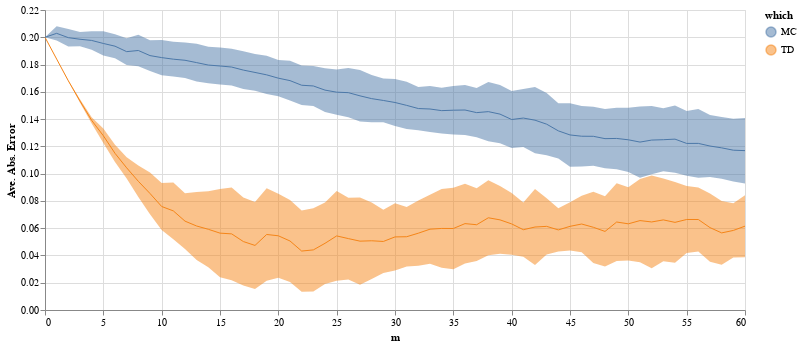

Notebook cell for this chart:
### Code cell
td_vs_mc.plot_errors_td_vs_mc(alpha_mc=0.01, alpha_td=0.16, n_steps=1, height=300, width=700)

### Figure 1 — Vega-Lite specification as saved in the notebook (floating-point values rounded to 4 significant figures)
{"config": {"view": {"continuousWidth": 400, "continuousHeight": 300}}, "layer": [{"mark": {"type": "area", "opacity": 0.5}, "encoding": {"color": {"field": "which", "type": "nominal"}, "x": {"field": "m", "type": "quantitative"}, "y": {"field": "lower_1_std", "type": "quantitative"}, "y2": {"field": "upper_1_std"}}}, {"mark": {"type": "line", "strokeWidth": 1}, "encoding": {"color": {"field": "which", "type": "nominal"}, "x": {"field": "m", "type": "quantitative"}, "y": {"field": "abs_error_mean", "title": "Ave. Abs. Error", "type": "quantitative"}}}], "data": {"name": "data-4a5c3bd58b6e9e509a368d19902f8eb7"}, "height": 300, "width": 700, "$schema": "https://vega.github.io/schema/vega-lite/v4.17.0.json", "datasets": {"data-4a5c3bd58b6e9e509a368d19902f8eb7": [{"m": 0, "abs_error_mean": 0.2, "abs_error_std": 0.0, "lower_1_std": 0.2, "upper_1_std": 0.2, "which": "TD"}, {"m": 1, "abs_error_mean": 0.184, "abs_error_std": 0.0, "lower_1_std": 0.184, "upper_1_std": 0.184, "which": "TD"}, {"m": 2, "abs_error_mean": 0.1681, "abs_error_std": 0.0002118, "lower_1_std": 0.1679, "upper_1_std": 0.1683, "which": "TD"}, {"m": 3, "abs_error_mean": 0.1532, "abs_error_std": 0.001248, "lower_1_std": 0.152, "upper_1_std": 0.1545, "which": "TD"}, {"m": 4, "abs_error_mean": 0.139, "abs_error_std": 0.002251, "lower_1_std": 0.1368, "upper_1_std": 0.1413, "which": "TD"}, {"m": 5, "abs_error_mean": 0.1278, "abs_error_std": 0.005307, "lower_1_std": 0.1225, "upper_1_std": 0.1331, "which": "TD"}, {"m": 6, "abs_error_mean": 0.1149, "abs_error_std": 0.006322, "lower_1_std": 0.1086, "upper_1_std": 0.1212, "which": "TD"}, {"m": 7, "abs_error_mean": 0.1043, "abs_error_std": 0.007802, "lower_1_std": 0.09645, "upper_1_std": 0.1121, "which": "TD"}, {"m": 8, "abs_error_mean": 0.09438, "abs_error_std": 0.0115, "lower_1_std": 0.08288, "upper_1_std": 0.1059, "which": "TD"}, {"m": 9, "abs_error_mean": 0.08544, "abs_error_std": 0.0153, "lower_1_std": 0.07014, "upper_1_std": 0.1007, "which": "TD"}, {"m": 10, "abs_error_mean": 0.0759, "abs_error_std": 0.01729, "lower_1_std": 0.05861, "upper_1_std": 0.09319, "which": "TD"}, {"m": 11, "abs_error_mean": 0.07267, "abs_error_std": 0.02074, "lower_1_std": 0.05193, "upper_1_std": 0.09341, "which": "TD"}, {"m": 12, "abs_error_mean": 0.06516, "abs_error_std": 0.02047, "lower_1_std": 0.04469, "upper_1_std": 0.08563, "which": "TD"}, {"m": 13, "abs_error_mean": 0.06158, "abs_error_std": 0.02489, "lower_1_std": 0.03669, "upper_1_std": 0.08647, "which": "TD"}, {"m": 14, "abs_error_mean": 0.05919, "abs_error_std": 0.02788, "lower_1_std": 0.0313, "upper_1_std": 0.08707, "which": "TD"}, {"m": 15, "abs_error_mean": 0.05637, "abs_error_std": 0.03231, "lower_1_std": 0.02406, "upper_1_std": 0.08868, "which": "TD"}, {"m": 16, "abs_error_mean": 0.05581, "abs_error_std": 0.03402, "lower_1_std": 0.02179, "upper_1_std": 0.08984, "which": "TD"}, {"m": 17, "abs_error_mean": 0.0502, "abs_error_std": 0.03222, "lower_1_std": 0.01797, "upper_1_std": 0.08242, "which": "TD"}, {"m": 18, "abs_error_mean": 0.04735, "abs_error_std": 0.0319, "lower_1_std": 0.01545, "upper_1_std": 0.07925, "which": "TD"}, {"m": 19, "abs_error_mean": 0.05539, "abs_error_std": 0.03393, "lower_1_std": 0.02146, "upper_1_std": 0.08931, "which": "TD"}, {"m": 20, "abs_error_mean": 0.05442, "abs_error_std": 0.03085, "lower_1_std": 0.02357, "upper_1_std": 0.08527, "which": "TD"}, {"m": 21, "abs_error_mean": 0.0506, "abs_error_std": 0.03011, "lower_1_std": 0.02049, "upper_1_std": 0.08071, "which": "TD"}, {"m": 22, "abs_error_mean": 0.04323, "abs_error_std": 0.02976, "lower_1_std": 0.01347, "upper_1_std": 0.07299, "which": "TD"}, {"m": 23, "abs_error_mean": 0.04407, "abs_error_std": 0.03052, "lower_1_std": 0.01355, "upper_1_std": 0.0746, "which": "TD"}, {"m": 24, "abs_error_mean": 0.0489, "abs_error_std": 0.02992, "lower_1_std": 0.01898, "upper_1_std": 0.07883, "which": "TD"}, {"m": 25, "abs_error_mean": 0.05433, "abs_error_std": 0.03293, "lower_1_std": 0.02139, "upper_1_std": 0.08726, "which": "TD"}, {"m": 26, "abs_error_mean": 0.05237, "abs_error_std": 0.02993, "lower_1_std": 0.02244, "upper_1_std": 0.0823, "which": "TD"}, {"m": 27, "abs_error_mean": 0.0505, "abs_error_std": 0.03191, "lower_1_std": 0.01858, "upper_1_std": 0.08241, "which": "TD"}, {"m": 28, "abs_error_mean": 0.05077, "abs_error_std": 0.0281, "lower_1_std": 0.02267, "upper_1_std": 0.07887, "which": "TD"}, {"m": 29, "abs_error_mean": 0.05026, "abs_error_std": 0.02322, "lower_1_std": 0.02705, "upper_1_std": 0.07348, "which": "TD"}, {"m": 30, "abs_error_mean": 0.0536, "abs_error_std": 0.02462, "lower_1_std": 0.02897, "upper_1_std": 0.07822, "which": "TD"}, {"m": 31, "abs_error_mean": 0.05374, "abs_error_std": 0.02188, "lower_1_std": 0.03186, "upper_1_std": 0.07561, "which": "TD"}, {"m": 32, "abs_error_mean": 0.05633, "abs_error_std": 0.02388, "lower_1_std": 0.03245, "upper_1_std": 0.08021, "which": "TD"}, {"m": 33, "abs_error_mean": 0.05927, "abs_error_std": 0.02531, "lower_1_std": 0.03395, "upper_1_std": 0.08458, "which": "TD"}, {"m": 34, "abs_error_mean": 0.05981, "abs_error_std": 0.02892, "lower_1_std": 0.0309, "upper_1_std": 0.08873, "which": "TD"}, {"m": 35, "abs_error_mean": 0.05976, "abs_error_std": 0.02981, "lower_1_std": 0.02995, "upper_1_std": 0.08957, "which": "TD"}, {"m": 36, "abs_error_mean": 0.06334, "abs_error_std": 0.02926, "lower_1_std": 0.03408, "upper_1_std": 0.09261, "which": "TD"}, {"m": 37, "abs_error_mean": 0.06254, "abs_error_std": 0.02667, "lower_1_std": 0.03587, "upper_1_std": 0.08921, "which": "TD"}, {"m": 38, "abs_error_mean": 0.06764, "abs_error_std": 0.02745, "lower_1_std": 0.04018, "upper_1_std": 0.09509, "which": "TD"}, {"m": 39, "abs_error_mean": 0.0661, "abs_error_std": 0.02476, "lower_1_std": 0.04134, "upper_1_std": 0.09086, "which": "TD"}, {"m": 40, "abs_error_mean": 0.06313, "abs_error_std": 0.02268, "lower_1_std": 0.04045, "upper_1_std": 0.08581, "which": "TD"}, {"m": 41, "abs_error_mean": 0.05888, "abs_error_std": 0.01992, "lower_1_std": 0.03896, "upper_1_std": 0.0788, "which": "TD"}, {"m": 42, "abs_error_mean": 0.06085, "abs_error_std": 0.02784, "lower_1_std": 0.03301, "upper_1_std": 0.08868, "which": "TD"}, {"m": 43, "abs_error_mean": 0.06134, "abs_error_std": 0.02069, "lower_1_std": 0.04065, "upper_1_std": 0.08202, "which": "TD"}, {"m": 44, "abs_error_mean": 0.05873, "abs_error_std": 0.01582, "lower_1_std": 0.04292, "upper_1_std": 0.07455, "which": "TD"}, {"m": 45, "abs_error_mean": 0.06135, "abs_error_std": 0.01764, "lower_1_std": 0.04371, "upper_1_std": 0.07899, "which": "TD"}, {"m": 46, "abs_error_mean": 0.06305, "abs_error_std": 0.02066, "lower_1_std": 0.04239, "upper_1_std": 0.08371, "which": "TD"}, {"m": 47, "abs_error_mean": 0.06066, "abs_error_std": 0.02612, "lower_1_std": 0.03454, "upper_1_std": 0.08678, "which": "TD"}, {"m": 48, "abs_error_mean": 0.05762, "abs_error_std": 0.02574, "lower_1_std": 0.03187, "upper_1_std": 0.08336, "which": "TD"}, {"m": 49, "abs_error_mean": 0.06451, "abs_error_std": 0.02851, "lower_1_std": 0.036, "upper_1_std": 0.09303, "which": "TD"}, {"m": 50, "abs_error_mean": 0.0632, "abs_error_std": 0.02681, "lower_1_std": 0.03639, "upper_1_std": 0.09, "which": "TD"}, {"m": 51, "abs_error_mean": 0.06558, "abs_error_std": 0.03055, "lower_1_std": 0.03503, "upper_1_std": 0.09613, "which": "TD"}, {"m": 52, "abs_error_mean": 0.06456, "abs_error_std": 0.034, "lower_1_std": 0.03056, "upper_1_std": 0.09855, "which": "TD"}, {"m": 53, "abs_error_mean": 0.06608, "abs_error_std": 0.03037, "lower_1_std": 0.0357, "upper_1_std": 0.09645, "which": "TD"}, {"m": 54, "abs_error_mean": 0.06427, "abs_error_std": 0.02967, "lower_1_std": 0.03459, "upper_1_std": 0.09394, "which": "TD"}, {"m": 55, "abs_error_mean": 0.06637, "abs_error_std": 0.02454, "lower_1_std": 0.04183, "upper_1_std": 0.09092, "which": "TD"}, {"m": 56, "abs_error_mean": 0.06637, "abs_error_std": 0.02354, "lower_1_std": 0.04283, "upper_1_std": 0.0899, "which": "TD"}, {"m": 57, "abs_error_mean": 0.06041, "abs_error_std": 0.02496, "lower_1_std": 0.03546, "upper_1_std": 0.08537, "which": "TD"}, {"m": 58, "abs_error_mean": 0.05655, "abs_error_std": 0.02341, "lower_1_std": 0.03313, "upper_1_std": 0.07996, "which": "TD"}, {"m": 59, "abs_error_mean": 0.05834, "abs_error_std": 0.01986, "lower_1_std": 0.03847, "upper_1_std": 0.0782, "which": "TD"}, {"m": 60, "abs_error_mean": 0.06149, "abs_error_std": 0.02274, "lower_1_std": 0.03875, "upper_1_std": 0.08424, "which": "TD"}, {"m": 0, "abs_error_mean": 0.2, "abs_error_std": 0.0, "lower_1_std": 0.2, "upper_1_std": 0.2, "which": "MC"}, {"m": 1, "abs_error_mean": 0.2029, "abs_error_std": 0.005184, "lower_1_std": 0.1977, "upper_1_std": 0.2081, "which": "MC"}, {"m": 2, "abs_error_mean": 0.1997, "abs_error_std": 0.006434, "lower_1_std": 0.1933, "upper_1_std": 0.2061, "which": "MC"}, {"m": 3, "abs_error_mean": 0.1986, "abs_error_std": 0.005221, "lower_1_std": 0.1933, "upper_1_std": 0.2038, "which": "MC"}, {"m": 4, "abs_error_mean": 0.1977, "abs_error_std": 0.006804, "lower_1_std": 0.1909, "upper_1_std": 0.2045, "which": "MC"}, {"m": 5, "abs_error_mean": 0.1955, "abs_error_std": 0.00888, "lower_1_std": 0.1866, "upper_1_std": 0.2043, "which": "MC"}, {"m": 6, "abs_error_mean": 0.1935, "abs_error_std": 0.008776, "lower_1_std": 0.1847, "upper_1_std": 0.2022, "which": "MC"}, {"m": 7, "abs_error_mean": 0.1895, "abs_error_std": 0.009766, "lower_1_std": 0.1797, "upper_1_std": 0.1992, "which": "MC"}, {"m": 8, "abs_error_mean": 0.1903, "abs_error_std": 0.01157, "lower_1_std": 0.1787, "upper_1_std": 0.2019, "which": "MC"}, {"m": 9, "abs_error_mean": 0.1866, "abs_error_std": 0.01121, "lower_1_std": 0.1753, "upper_1_std": 0.1978, "which": "MC"}, {"m": 10, "abs_error_mean": 0.1851, "abs_error_std": 0.0129, "lower_1_std": 0.1722, "upper_1_std": 0.198, "which": "MC"}, {"m": 11, "abs_error_mean": 0.1839, "abs_error_std": 0.01277, "lower_1_std": 0.1712, "upper_1_std": 0.1967, "which": "MC"}, {"m": 12, "abs_error_mean": 0.1831, "abs_error_std": 0.01304, "lower_1_std": 0.1701, "upper_1_std": 0.1962, "which": "MC"}, {"m": 13, "abs_error_mean": 0.1814, "abs_error_std": 0.01378, "lower_1_std": 0.1676, "upper_1_std": 0.1952, "which": "MC"}, {"m": 14, "abs_error_mean": 0.1796, "abs_error_std": 0.01342, "lower_1_std": 0.1662, "upper_1_std": 0.193, "which": "MC"}, {"m": 15, "abs_error_mean": 0.1789, "abs_error_std": 0.01356, "lower_1_std": 0.1654, "upper_1_std": 0.1925, "which": "MC"}, {"m": 16, "abs_error_mean": 0.1782, "abs_error_std": 0.0135, "lower_1_std": 0.1647, "upper_1_std": 0.1917, "which": "MC"}, {"m": 17, "abs_error_mean": 0.1759, "abs_error_std": 0.01384, "lower_1_std": 0.1621, "upper_1_std": 0.1898, "which": "MC"}, {"m": 18, "abs_error_mean": 0.1742, "abs_error_std": 0.01351, "lower_1_std": 0.1607, "upper_1_std": 0.1877, "which": "MC"}, {"m": 19, "abs_error_mean": 0.1724, "abs_error_std": 0.01402, "lower_1_std": 0.1584, "upper_1_std": 0.1865, "which": "MC"}, {"m": 20, "abs_error_mean": 0.17, "abs_error_std": 0.01333, "lower_1_std": 0.1567, "upper_1_std": 0.1833, "which": "MC"}, {"m": 21, "abs_error_mean": 0.1682, "abs_error_std": 0.01463, "lower_1_std": 0.1536, "upper_1_std": 0.1828, "which": "MC"}, {"m": 22, "abs_error_mean": 0.1648, "abs_error_std": 0.01455, "lower_1_std": 0.1503, "upper_1_std": 0.1794, "which": "MC"}, {"m": 23, "abs_error_mean": 0.1643, "abs_error_std": 0.0147, "lower_1_std": 0.1496, "upper_1_std": 0.179, "which": "MC"}, {"m": 24, "abs_error_mean": 0.1613, "abs_error_std": 0.01609, "lower_1_std": 0.1452, "upper_1_std": 0.1773, "which": "MC"}, {"m": 25, "abs_error_mean": 0.1597, "abs_error_std": 0.01658, "lower_1_std": 0.1432, "upper_1_std": 0.1763, "which": "MC"}, {"m": 26, "abs_error_mean": 0.1594, "abs_error_std": 0.01802, "lower_1_std": 0.1414, "upper_1_std": 0.1774, "which": "MC"}, {"m": 27, "abs_error_mean": 0.157, "abs_error_std": 0.01887, "lower_1_std": 0.1382, "upper_1_std": 0.1759, "which": "MC"}, {"m": 28, "abs_error_mean": 0.155, "abs_error_std": 0.01741, "lower_1_std": 0.1376, "upper_1_std": 0.1724, "which": "MC"}, {"m": 29, "abs_error_mean": 0.1537, "abs_error_std": 0.01604, "lower_1_std": 0.1376, "upper_1_std": 0.1697, "which": "MC"}, {"m": 30, "abs_error_mean": 0.1522, "abs_error_std": 0.0172, "lower_1_std": 0.135, "upper_1_std": 0.1694, "which": "MC"}, {"m": 31, "abs_error_mean": 0.1501, "abs_error_std": 0.01737, "lower_1_std": 0.1327, "upper_1_std": 0.1674, "which": "MC"}, {"m": 32, "abs_error_mean": 0.1477, "abs_error_std": 0.01584, "lower_1_std": 0.1319, "upper_1_std": 0.1636, "which": "MC"}, {"m": 33, "abs_error_mean": 0.1474, "abs_error_std": 0.01694, "lower_1_std": 0.1305, "upper_1_std": 0.1643, "which": "MC"}, {"m": 34, "abs_error_mean": 0.1462, "abs_error_std": 0.01679, "lower_1_std": 0.1294, "upper_1_std": 0.163, "which": "MC"}, {"m": 35, "abs_error_mean": 0.1465, "abs_error_std": 0.0178, "lower_1_std": 0.1287, "upper_1_std": 0.1643, "which": "MC"}, {"m": 36, "abs_error_mean": 0.1467, "abs_error_std": 0.01834, "lower_1_std": 0.1283, "upper_1_std": 0.165, "which": "MC"}, {"m": 37, "abs_error_mean": 0.1447, "abs_error_std": 0.01812, "lower_1_std": 0.1266, "upper_1_std": 0.1629, "which": "MC"}, {"m": 38, "abs_error_mean": 0.1455, "abs_error_std": 0.0217, "lower_1_std": 0.1238, "upper_1_std": 0.1672, "which": "MC"}, {"m": 39, "abs_error_mean": 0.1436, "abs_error_std": 0.02136, "lower_1_std": 0.1223, "upper_1_std": 0.165, "which": "MC"}, {"m": 40, "abs_error_mean": 0.1397, "abs_error_std": 0.02086, "lower_1_std": 0.1188, "upper_1_std": 0.1605, "which": "MC"}, {"m": 41, "abs_error_mean": 0.1408, "abs_error_std": 0.02129, "lower_1_std": 0.1195, "upper_1_std": 0.162, "which": "MC"}, {"m": 42, "abs_error_mean": 0.1392, "abs_error_std": 0.02433, "lower_1_std": 0.1149, "upper_1_std": 0.1635, "which": "MC"}, {"m": 43, "abs_error_mean": 0.1363, "abs_error_std": 0.02279, "lower_1_std": 0.1135, "upper_1_std": 0.1591, "which": "MC"}, {"m": 44, "abs_error_mean": 0.1314, "abs_error_std": 0.02023, "lower_1_std": 0.1111, "upper_1_std": 0.1516, "which": "MC"}, {"m": 45, "abs_error_mean": 0.1284, "abs_error_std": 0.02334, "lower_1_std": 0.105, "upper_1_std": 0.1517, "which": "MC"}, {"m": 46, "abs_error_mean": 0.1274, "abs_error_std": 0.02225, "lower_1_std": 0.1052, "upper_1_std": 0.1497, "which": "MC"}, {"m": 47, "abs_error_mean": 0.1274, "abs_error_std": 0.0216, "lower_1_std": 0.1058, "upper_1_std": 0.149, "which": "MC"}, {"m": 48, "abs_error_mean": 0.1257, "abs_error_std": 0.02167, "lower_1_std": 0.104, "upper_1_std": 0.1473, "which": "MC"}, {"m": 49, "abs_error_mean": 0.1258, "abs_error_std": 0.02259, "lower_1_std": 0.1032, "upper_1_std": 0.1484, "which": "MC"}, {"m": 50, "abs_error_mean": 0.1248, "abs_error_std": 0.02356, "lower_1_std": 0.1013, "upper_1_std": 0.1484, "which": "MC"}, {"m": 51, "abs_error_mean": 0.1231, "abs_error_std": 0.02609, "lower_1_std": 0.09705, "upper_1_std": 0.1492, "which": "MC"}, {"m": 52, "abs_error_mean": 0.1246, "abs_error_std": 0.025, "lower_1_std": 0.09961, "upper_1_std": 0.1496, "which": "MC"}, {"m": 53, "abs_error_mean": 0.1249, "abs_error_std": 0.02316, "lower_1_std": 0.1017, "upper_1_std": 0.148, "which": "MC"}, {"m": 54, "abs_error_mean": 0.1253, "abs_error_std": 0.02471, "lower_1_std": 0.1006, "upper_1_std": 0.15, "which": "MC"}, {"m": 55, "abs_error_mean": 0.1221, "abs_error_std": 0.02374, "lower_1_std": 0.0984, "upper_1_std": 0.1459, "which": "MC"}, {"m": 56, "abs_error_mean": 0.1222, "abs_error_std": 0.02519, "lower_1_std": 0.09699, "upper_1_std": 0.1474, "which": "MC"}, {"m": 57, "abs_error_mean": 0.1202, "abs_error_std": 0.0227, "lower_1_std": 0.09754, "upper_1_std": 0.1429, "which": "MC"}, {"m": 58, "abs_error_mean": 0.1189, "abs_error_std": 0.02267, "lower_1_std": 0.09624, "upper_1_std": 0.1416, "which": "MC"}, {"m": 59, "abs_error_mean": 0.1172, "abs_error_std": 0.02304, "lower_1_std": 0.09415, "upper_1_std": 0.1402, "which": "MC"}, {"m": 60, "abs_error_mean": 0.1169, "abs_error_std": 0.02402, "lower_1_std": 0.09285, "upper_1_std": 0.1409, "which": "MC"}]}}
